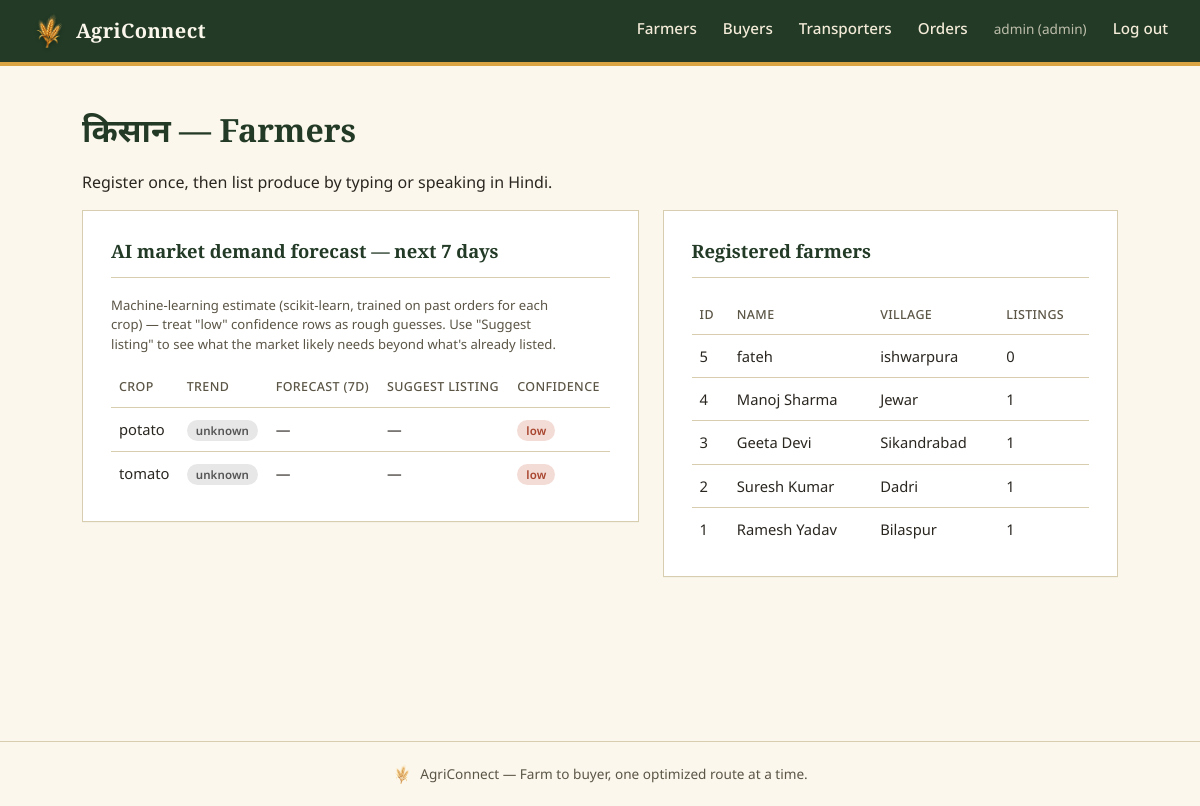
Page /farmer (signed in) on the earlier database version.
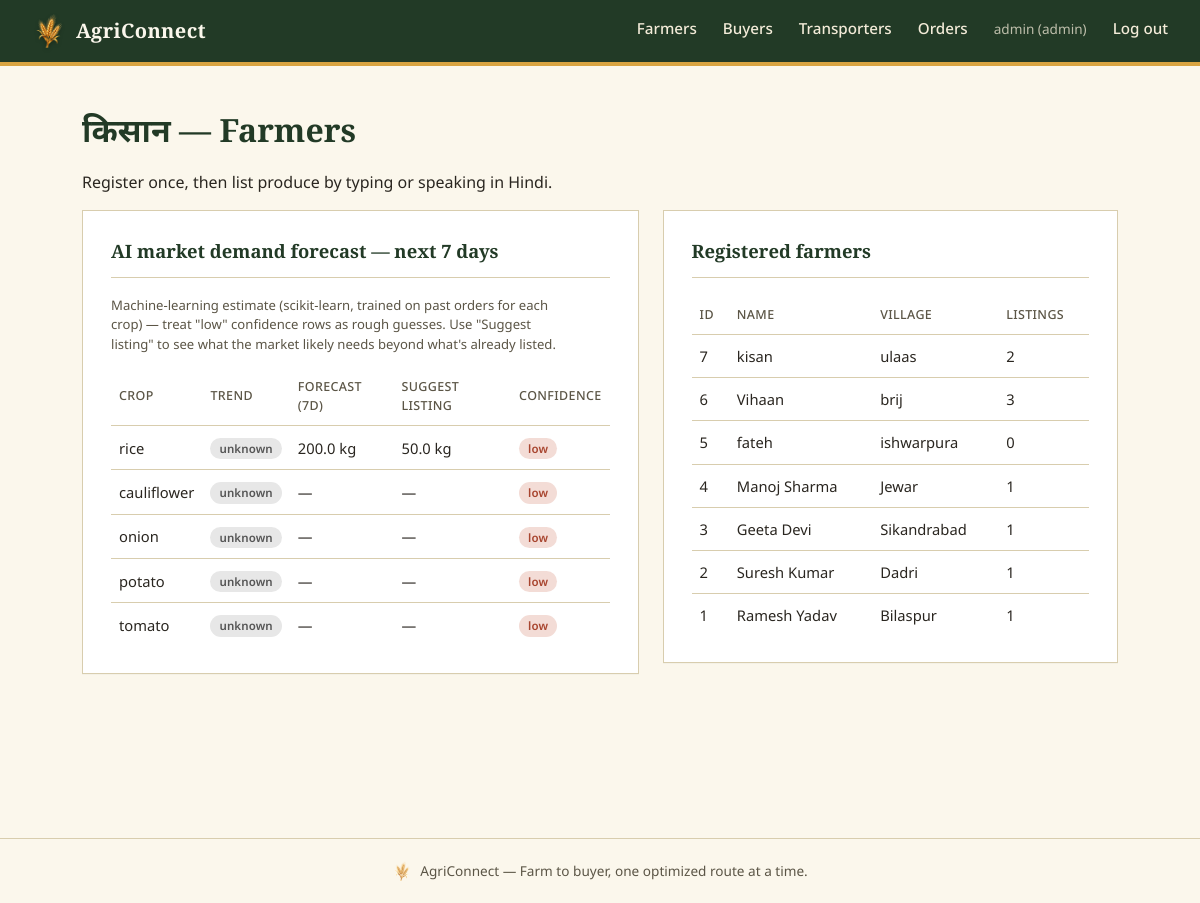
Same page on the later database version.
### models.py (models this page shows)
class Farmer(Base):
    __tablename__ = "farmers"
    id = Column(Integer, primary_key=True)
    user_id = Column(Integer, ForeignKey("users.id"), unique=True, nullable=True)
    name = Column(String(120), nullable=False)
    phone = Column(String(20))
    village = Column(String(120))
    lat = Column(Float, nullable=False)
    lon = Column(Float, nullable=False)
    created_at = Column(DateTime, default=datetime.utcnow)
    user = relationship("User")
    produce = relationship("Produce", back_populates="farmer")

### routers/farmers.py (the view)
@router.get("/farmer", response_class=HTMLResponse)
def farmer_page(request: Request, db: Session = Depends(get_db)):
    user = get_current_user(request, db)
    if user and user.role in ("buyer", "transporter"):
        return RedirectResponse(url=dashboard_url_for(user), status_code=303)
    farmers = db.query(Farmer).order_by(Farmer.id.desc()).all() if user and user.role == "admin" else []
    crops = sorted(set(voice.CROP_DICTIONARY.values()))
    my_farmer = db.query(Farmer).filter_by(user_id=user.id).first() if user and user.role == "farmer" else None
    forecasts = forecast_all_crops(db, days=7) if user and user.role in ("farmer", "admin") else []
    return render(
        request, db, "farmer.html",
        {
            "farmers": farmers, "crops": crops, "voice_enabled": voice.VOICE_ENABLED,
            "my_farmer": my_farmer, "forecasts": forecasts,
        },
    )

### templates/farmer.html (shortened to what this page needs)
{% extends "base.html" %}
{% block content %}
<h1>किसान — Farmers</h1>
<p>Register once, then list produce by typing or speaking in Hindi.</p>
<div class="grid-2">
  <div>
    {% if forecasts %}
    <div class="panel">
      <h2>AI market demand forecast — next 7 days</h2>
      <p class="helptext">Machine-learning estimate (scikit-learn, trained on past orders for each crop) — treat "low" confidence rows as rough guesses. Use "Suggest listing" to see what the market likely needs beyond what's already listed.</p>
      <table>
        <thead><tr><th>Crop</th><th>Trend</th><th>Forecast (7d)</th><th>Suggest listing</th><th>Confidence</th></tr></thead>
        <tbody>
        {% for f in forecasts %}
          <tr>
            <td>{{ f.crop_key }}</td>
            <td><span class="tag {{ f.trend }}">{{ f.trend }}</span></td>
            <td>{{ f.forecast_kg if f.forecast_kg is not none else '—' }}{% if f.forecast_kg is not none %} kg{% endif %}</td>
            <td>{{ f.recommended_listing_kg if f.recommended_listing_kg is not none else '—' }}{% if f.recommended_listing_kg is not none %} kg{% endif %}</td>
            <td><span class="tag {{ f.confidence }}">{{ f.confidence }}</span></td>
          </tr>
        {% endfor %}
        </tbody>
      </table>
    </div>
    {% endif %}
  </div>
  {% if current_user and current_user.role == "admin" %}
  <div class="panel">
    <h2>Registered farmers</h2>
    {% if farmers %}
    <table>
      <thead><tr><th>ID</th><th>Name</th><th>Village</th><th>Listings</th></tr></thead>
      <tbody>
      {% for f in farmers %}
        <tr><td>{{ f.id }}</td><td>{{ f.name }}</td><td>{{ f.village or '—' }}</td><td>{{ f.produce|length }}</td></tr>
      {% endfor %}
      </tbody>
    </table>
    {% else %}
    <div class="empty-state">No farmers yet.</div>
    {% endif %}
  </div>
  {% endif %}
</div>
{% endblock %}

Differences in the rows shown:
added Farmer: id "7", name "kisan", village "ulaas", produce|length "2"
added Farmer: id "6", name "Vihaan", village "brij", produce|length "3"
Other differences:
new list line: "rice unknown 200.0 kg 50.0 kg low"
new list line: "cauliflower unknown — — low"
new list line: "onion unknown — — low"
